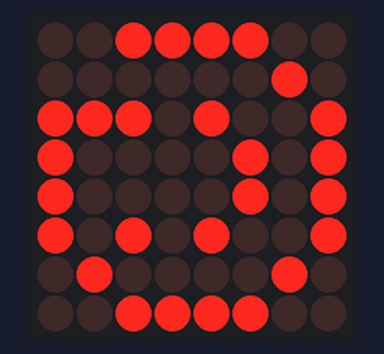
A sketch run on a simulated Arduino Uno, built with avr-gcc and run on an emulated ATmega328P. On the bench: 8×8 LED matrix.

Above: at 0.1 s.

The sketch:

_16.ino
```cpp
#include <SPI.h>
#include <Adafruit_GFX.h>
#include <Max72xxPanel.h>

int pinCS = 9;
int numberOfHorizontalDisplays = 1; // количество матриц по-горизонтали
int numberOfVerticalDisplays = 1; // количество матриц по-вертикали

Max72xxPanel matrix = Max72xxPanel(pinCS, numberOfHorizontalDisplays, numberOfVerticalDisplays);

void setup() {
    matrix.setIntensity(10); // яркость от 0 до 15
}

void loop() {
    matrix.drawPixel(0, 2, HIGH);
    matrix.drawPixel(0, 3, HIGH);
    matrix.drawPixel(0, 4, HIGH);
    matrix.drawPixel(0, 5, HIGH);
    matrix.drawPixel(1, 2, HIGH);
    matrix.drawPixel(1, 6, HIGH);
    matrix.drawPixel(2, 0, HIGH);
    matrix.drawPixel(2, 2, HIGH);
    matrix.drawPixel(2, 5, HIGH);
    matrix.drawPixel(2, 7, HIGH);
    matrix.drawPixel(3, 0, HIGH);
    matrix.drawPixel(3, 7, HIGH);
    matrix.drawPixel(4, 0, HIGH);
    matrix.drawPixel(4, 2, HIGH);
    matrix.drawPixel(4, 5, HIGH);
    matrix.drawPixel(4, 7, HIGH);
    matrix.drawPixel(5, 0, HIGH);
    matrix.drawPixel(5, 3, HIGH);
    matrix.drawPixel(5, 4, HIGH);
    matrix.drawPixel(5, 7, HIGH);
    matrix.drawPixel(6, 1, HIGH);
    matrix.drawPixel(6, 6, HIGH);
    matrix.drawPixel(7, 2, HIGH);
    matrix.drawPixel(7, 3, HIGH);
    matrix.drawPixel(7, 4, HIGH);
    matrix.drawPixel(7, 5, HIGH);
    matrix.write(); // вывод всех пикселей на матрицу
    delay(2000);
    matrix.drawPixel(0, 2, LOW);
    matrix.drawPixel(0, 3, LOW);
    matrix.drawPixel(0, 4, LOW);
    matrix.drawPixel(0, 5, LOW);
    matrix.drawPixel(1, 2, LOW);
    matrix.drawPixel(1, 6, LOW);
    matrix.drawPixel(2, 0, LOW);
    matrix.drawPixel(2, 2, LOW);
    matrix.drawPixel(2, 5, LOW);
    matrix.drawPixel(2, 7, LOW);
    matrix.drawPixel(3, 0, LOW);
    matrix.drawPixel(3, 7, LOW);
    matrix.drawPixel(4, 0, LOW);
    matrix.drawPixel(4, 2, LOW);
    matrix.drawPixel(4, 5, LOW);
    matrix.drawPixel(4, 7, LOW);
    matrix.drawPixel(5, 0, LOW);
    matrix.drawPixel(5, 3, LOW);
    matrix.drawPixel(5, 4, LOW);
    matrix.drawPixel(5, 7, LOW);
    matrix.drawPixel(6, 1, LOW);
    matrix.drawPixel(6, 6, LOW);
    matrix.drawPixel(7, 2, LOW);
    matrix.drawPixel(7, 3, LOW);
    matrix.drawPixel(7, 4, LOW);
    matrix.drawPixel(7, 5, LOW);
    matrix.write();
    delay(500);
}
```
